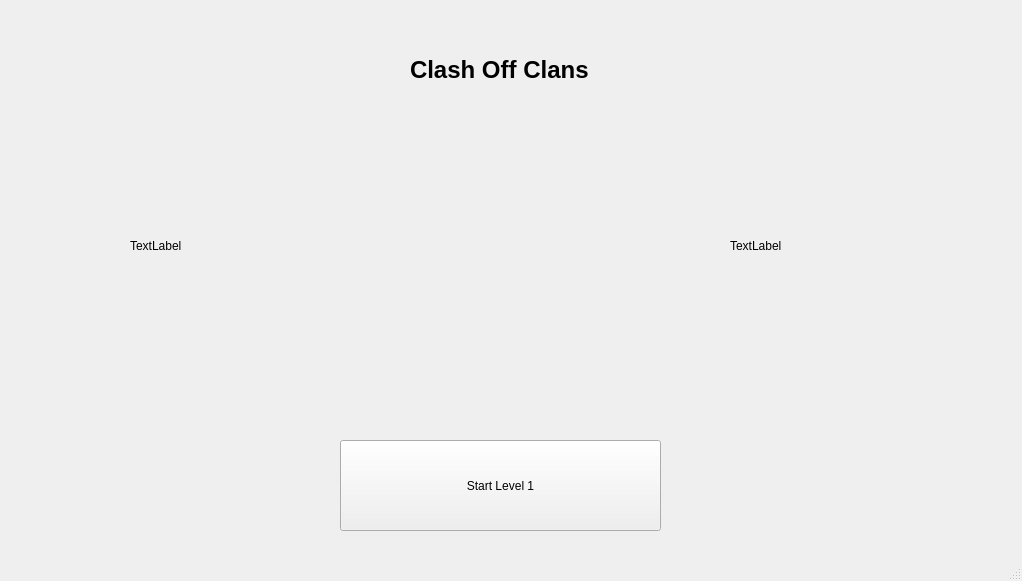
<?xml version="1.0" encoding="UTF-8"?>
<ui version="4.0">
 <class>Start</class>
 <widget class="QMainWindow" name="Start">
  <property name="geometry">
   <rect>
    <x>0</x>
    <y>0</y>
    <width>1022</width>
    <height>581</height>
   </rect>
  </property>
  <property name="windowTitle">
   <string>Start</string>
  </property>
  <widget class="QWidget" name="centralwidget">
   <widget class="QPushButton" name="pushButton">
    <property name="geometry">
     <rect>
      <x>340</x>
      <y>440</y>
      <width>321</width>
      <height>91</height>
     </rect>
    </property>
    <property name="text">
     <string>Start Level 1</string>
    </property>
   </widget>
   <widget class="QLabel" name="label">
    <property name="geometry">
     <rect>
      <x>410</x>
      <y>40</y>
      <width>221</width>
      <height>61</height>
     </rect>
    </property>
    <property name="text">
     <string>&lt;html&gt;&lt;head/&gt;&lt;body&gt;&lt;p&gt;&lt;span style=&quot; font-size:18pt; font-weight:700;&quot;&gt;Clash Off Clans&lt;/span&gt;&lt;/p&gt;&lt;/body&gt;&lt;/html&gt;</string>
    </property>
   </widget>
   <widget class="QLabel" name="cannon">
    <property name="geometry">
     <rect>
      <x>730</x>
      <y>120</y>
      <width>191</width>
      <height>251</height>
     </rect>
    </property>
    <property name="text">
     <string>TextLabel</string>
    </property>
   </widget>
   <widget class="QLabel" name="troob">
    <property name="geometry">
     <rect>
      <x>130</x>
      <y>120</y>
      <width>211</width>
      <height>251</height>
     </rect>
    </property>
    <property name="text">
     <string>TextLabel</string>
    </property>
   </widget>
  </widget>
  <widget class="QMenuBar" name="menubar">
   <property name="geometry">
    <rect>
     <x>0</x>
     <y>0</y>
     <width>1022</width>
     <height>25</height>
    </rect>
   </property>
  </widget>
  <widget class="QStatusBar" name="statusbar"/>
 </widget>
 <resources/>
 <connections/>
</ui>
